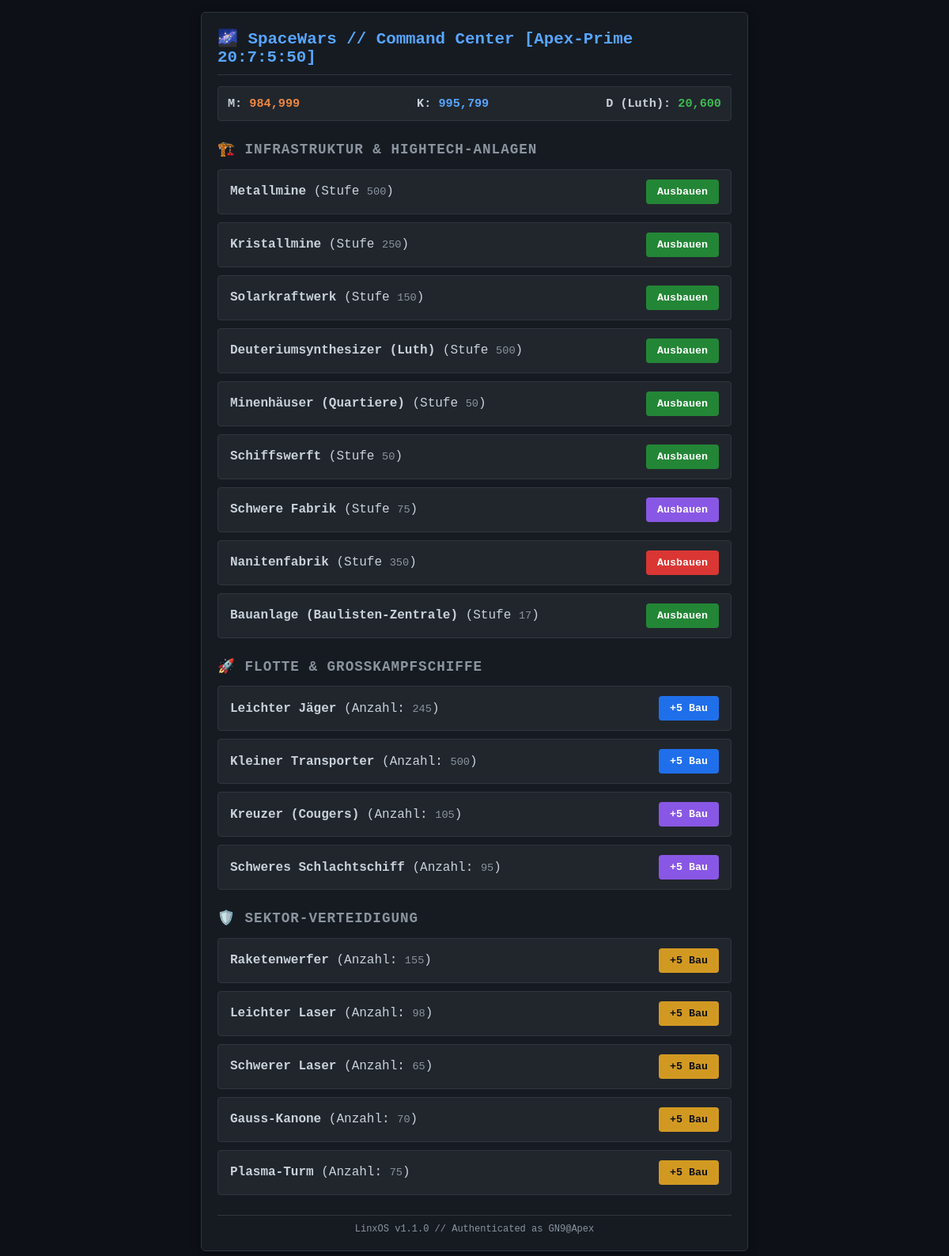
The page / on the database its author committed.
### tables this page shows
CREATE TABLE player (id INTEGER PRIMARY KEY, metal INT, crystal INT, deuterium INT);

### index.php (the view, shortened to what this page needs)
<?php
$dbPath = __DIR__ . '/spacewars.db';
$db = new SQLite3($dbPath);
$db->exec("CREATE TABLE IF NOT EXISTS player (id INTEGER PRIMARY KEY, metal INT, crystal INT, deuterium INT);");
$db->exec("CREATE TABLE IF NOT EXISTS buildings (name TEXT PRIMARY KEY, level INT);");
$db->exec("CREATE TABLE IF NOT EXISTS ships (name TEXT PRIMARY KEY, count INT);");
$db->exec("CREATE TABLE IF NOT EXISTS defense (name TEXT PRIMARY KEY, count INT);");
$defaultsBld = [
    'metal_mine' => 1, 'crystal_mine' => 1, 'solar_plant' => 2,
    'deuterium_synthesizer' => 1, 'shipyard' => 1, 'heavy_factory' => 0,
    'nanite_factory' => 0, 'mine_housing' => 0, 'construction_plant' => 1
];
foreach ($defaultsBld as $b => $lvl) {
    $db->exec("INSERT OR IGNORE INTO buildings (name, level) VALUES ('$b', $lvl);");
}
$defaultsShips = ['light_fighter' => 5, 'small_cargo' => 20, 'heavy_fighter' => 0, 'cruiser' => 0, 'battleship' => 0];
foreach ($defaultsShips as $s => $cnt) {
    $db->exec("INSERT OR IGNORE INTO ships (name, count) VALUES ('$s', $cnt);");
}
$defaultsDef = ['rocket_launcher' => 0, 'light_laser' => 0, 'heavy_laser' => 0, 'gauss_cannon' => 0, 'plasma_turret' => 0];
foreach ($defaultsDef as $d => $cnt) {
    $db->exec("INSERT OR IGNORE INTO defense (name, count) VALUES ('$d', $cnt);");
}
$player = $db->querySingle("SELECT metal, crystal, deuterium FROM player WHERE id = 1", true);
$buildingsResult = $db->query("SELECT name, level FROM buildings");
$buildings = [];
while ($row = $buildingsResult->fetchArray(SQLITE3_ASSOC)) {
    $buildings[$row['name']] = $row['level'];
}
$shipsResult = $db->query("SELECT name, count FROM ships");
$ships = [];
while ($row = $shipsResult->fetchArray(SQLITE3_ASSOC)) {
    $ships[$row['name']] = $row['count'];
}
$defResult = $db->query("SELECT name, count FROM defense");
$defenses = [];
while ($row = $defResult->fetchArray(SQLITE3_ASSOC)) {
    $defenses[$row['name']] = $row['count'];
}
?>
<!DOCTYPE html>
<html lang="de">
<head>
</head>
<body>
    <div class="container">
        <h1>🌌 SpaceWars // Command Center [Apex-Prime 20:7:5:50]</h1>
        <div class="resources">
            <div>M: <span class="res-metal"><?= number_format($player['metal']) ?></span></div>
            <div>K: <span class="res-crystal"><?= number_format($player['crystal']) ?></span></div>
            <div>D (Luth): <span class="res-deuterium"><?= number_format($player['deuterium']) ?></span></div>
        </div>
        <h2>🏗️ Infrastruktur & Hightech-Anlagen</h2>
        <div class="building-card">
            <div class="building-info">
                <strong>Metallmine</strong> (Stufe <span id="lvl-metal_mine"><?= $buildings['metal_mine'] ?? 1 ?></span>)
            </div>
            <button onclick="upgradeBuilding('metal_mine')">Ausbauen</button>
        </div>
        <div class="building-card">
            <div class="building-info">
                <strong>Kristallmine</strong> (Stufe <span id="lvl-crystal_mine"><?= $buildings['crystal_mine'] ?? 1 ?></span>)
            </div>
            <button onclick="upgradeBuilding('crystal_mine')">Ausbauen</button>
        </div>
        <div class="building-card">
            <div class="building-info">
                <strong>Solarkraftwerk</strong> (Stufe <span id="lvl-solar_plant"><?= $buildings['solar_plant'] ?? 1 ?></span>)
            </div>
            <button onclick="upgradeBuilding('solar_plant')">Ausbauen</button>
        </div>
        <div class="building-card">
            <div class="building-info">
                <strong>Deuteriumsynthesizer (Luth)</strong> (Stufe <span id="lvl-deuterium_synthesizer"><?= $buildings['deuterium_synthesizer'] ?? 1 ?></span>)
            </div>
            <button onclick="upgradeBuilding('deuterium_synthesizer')">Ausbauen</button>
        </div>
        <div class="building-card">
            <div class="building-info">
                <strong>Minenhäuser (Quartiere)</strong> (Stufe <span id="lvl-mine_housing"><?= $buildings['mine_housing'] ?? 0 ?></span>)
            </div>
            <button onclick="upgradeBuilding('mine_housing')">Ausbauen</button>
        </div>
        <div class="building-card">
            <div class="building-info">
                <strong>Schiffswerft</strong> (Stufe <span id="lvl-shipyard"><?= $buildings['shipyard'] ?? 1 ?></span>)
            </div>
            <button onclick="upgradeBuilding('shipyard')">Ausbauen</button>
        </div>
        <div class="building-card">
            <div class="building-info">
                <strong>Schwere Fabrik</strong> (Stufe <span id="lvl-heavy_factory"><?= $buildings['heavy_factory'] ?? 0 ?></span>)
            </div>
            <button class="btn-heavy" onclick="upgradeBuilding('heavy_factory')">Ausbauen</button>
        </div>
        <div class="building-card">
            <div class="building-info">
                <strong>Nanitenfabrik</strong> (Stufe <span id="lvl-nanite_factory"><?= $buildings['nanite_factory'] ?? 0 ?></span>)
            </div>
            <button class="btn-tech" onclick="upgradeBuilding('nanite_factory')">Ausbauen</button>
        </div>
        <div class="building-card">
            <div class="building-info">
                <strong>Bauanlage (Baulisten-Zentrale)</strong> (Stufe <span id="lvl-construction_plant"><?= $buildings['construction_plant'] ?? 1 ?></span>)
            </div>
            <button onclick="upgradeBuilding('construction_plant')">Ausbauen</button>
        </div>
        <h2>🚀 Flotte & Großkampfschiffe</h2>
        <div class="ship-card">
            <div class="ship-info">
                <strong>Leichter Jäger</strong> (Anzahl: <span id="ship-light_fighter"><?= $ships['light_fighter'] ?? 0 ?></span>)
            </div>
            <button class="btn-ship" onclick="buildShip('light_fighter')">+5 Bau</button>
        </div>
        <div class="ship-card">
            <div class="ship-info">
                <strong>Kleiner Transporter</strong> (Anzahl: <span id="ship-small_cargo"><?= $ships['small_cargo'] ?? 0 ?></span>)
            </div>
            <button class="btn-ship" onclick="buildShip('small_cargo')">+5 Bau</button>
        </div>
        <div class="ship-card">
            <div class="ship-info">
                <strong>Kreuzer (Cougers)</strong> (Anzahl: <span id="ship-cruiser"><?= $ships['cruiser'] ?? 0 ?></span>)
            </div>
            <button class="btn-heavy" onclick="buildShip('cruiser')">+5 Bau</button>
        </div>
        <div class="ship-card">
            <div class="ship-info">
                <strong>Schweres Schlachtschiff</strong> (Anzahl: <span id="ship-battleship"><?= $ships['battleship'] ?? 0 ?></span>)
            </div>
            <button class="btn-heavy" onclick="buildShip('battleship')">+5 Bau</button>
        </div>
        <h2>🛡️ Sektor-Verteidigung</h2>
        <div class="def-card">
            <div class="def-info">
                <strong>Raketenwerfer</strong> (Anzahl: <span id="def-rocket_launcher"><?= $defenses['rocket_launcher'] ?? 0 ?></span>)
            </div>
            <button class="btn-def" onclick="buildDefense('rocket_launcher')">+5 Bau</button>
        </div>
        <div class="def-card">
            <div class="def-info">
                <strong>Leichter Laser</strong> (Anzahl: <span id="def-light_laser"><?= $defenses['light_laser'] ?? 0 ?></span>)
            </div>
            <button class="btn-def" onclick="buildDefense('light_laser')">+5 Bau</button>
        </div>
        <div class="def-card">
            <div class="def-info">
                <strong>Schwerer Laser</strong> (Anzahl: <span id="def-heavy_laser"><?= $defenses['heavy_laser'] ?? 0 ?></span>)
            </div>
            <button class="btn-def" onclick="buildDefense('heavy_laser')">+5 Bau</button>
        </div>
        <div class="def-card">
            <div class="def-info">
                <strong>Gauss-Kanone</strong> (Anzahl: <span id="def-gauss_cannon"><?= $defenses['gauss_cannon'] ?? 0 ?></span>)
            </div>
            <button class="btn-def" onclick="buildDefense('gauss_cannon')">+5 Bau</button>
        </div>
        <div class="def-card">
            <div class="def-info">
                <strong>Plasma-Turm</strong> (Anzahl: <span id="def-plasma_turret"><?= $defenses['plasma_turret'] ?? 0 ?></span>)
            </div>
            <button class="btn-def" onclick="buildDefense('plasma_turret')">+5 Bau</button>
        </div>
        <div class="footer">
            LinxOS v1.1.0 // Authenticated as GN9@Apex
        </div>
    </div>
</body>
</html>

### index.php (style rules this page uses)
body { background-color: #0d1117; color: #c9d1d9; font-family: 'Courier New', Courier, monospace; margin: 0; padding: 15px; }
.container { max-width: 650px; margin: 0 auto; background-color: #161b22; border: 1px solid #30363d; border-radius: 6px; padding: 20px; box-shadow: 0 4px 12px rgba(0,0,0,0.5); }
h1 { color: #58a6ff; font-size: 1.3em; border-bottom: 1px solid #30363d; padding-bottom: 10px; margin-top: 0; }
.resources { display: flex; justify-content: space-between; background-color: #21262d; padding: 12px; border-radius: 4px; margin-bottom: 20px; font-weight: bold; font-size: 0.95em; border: 1px solid #30363d; }
.res-metal { color: #f0883e; }
.res-crystal { color: #58a6ff; }
.res-deuterium { color: #3fb950; }
h2 { font-size: 1.1em; color: #8b949e; text-transform: uppercase; letter-spacing: 1px; margin-top: 25px; }
.building-card, .ship-card, .def-card { background-color: #21262d; border: 1px solid #30363d; padding: 12px 15px; margin-bottom: 10px; border-radius: 4px; display: flex; justify-content: space-between; align-items: center; }
.building-info span, .ship-info span, .def-info span { color: #8b949e; font-size: 0.85em; }
button { background-color: #238636; color: white; border: none; padding: 8px 14px; border-radius: 4px; cursor: pointer; font-family: monospace; font-weight: bold; }
.btn-ship { background-color: #1f6feb; }
.btn-heavy { background-color: #8957e5; }
.btn-def { background-color: #d29922; color: #0d1117; }
.btn-tech { background-color: #da3633; }
.footer { margin-top: 25px; font-size: 0.75em; color: #8b949e; text-align: center; border-top: 1px solid #30363d; padding-top: 10px; }

### rows shown on the page
player: metal "984,999", crystal "995,799", deuterium "20,600"

### other values the page prints
$buildings['metal_mine'] "500"
$buildings['crystal_mine'] "250"
$buildings['solar_plant'] "150"
$buildings['deuterium_synthesizer'] "500"
$buildings['mine_housing'] "50"
$buildings['shipyard'] "50"
$buildings['heavy_factory'] "75"
$buildings['nanite_factory'] "350"
$buildings['construction_plant'] "17"
$ships['light_fighter'] "245"
$ships['small_cargo'] "500"
$ships['cruiser'] "105"
$ships['battleship'] "95"
$defenses['rocket_launcher'] "155"
$defenses['light_laser'] "98"
